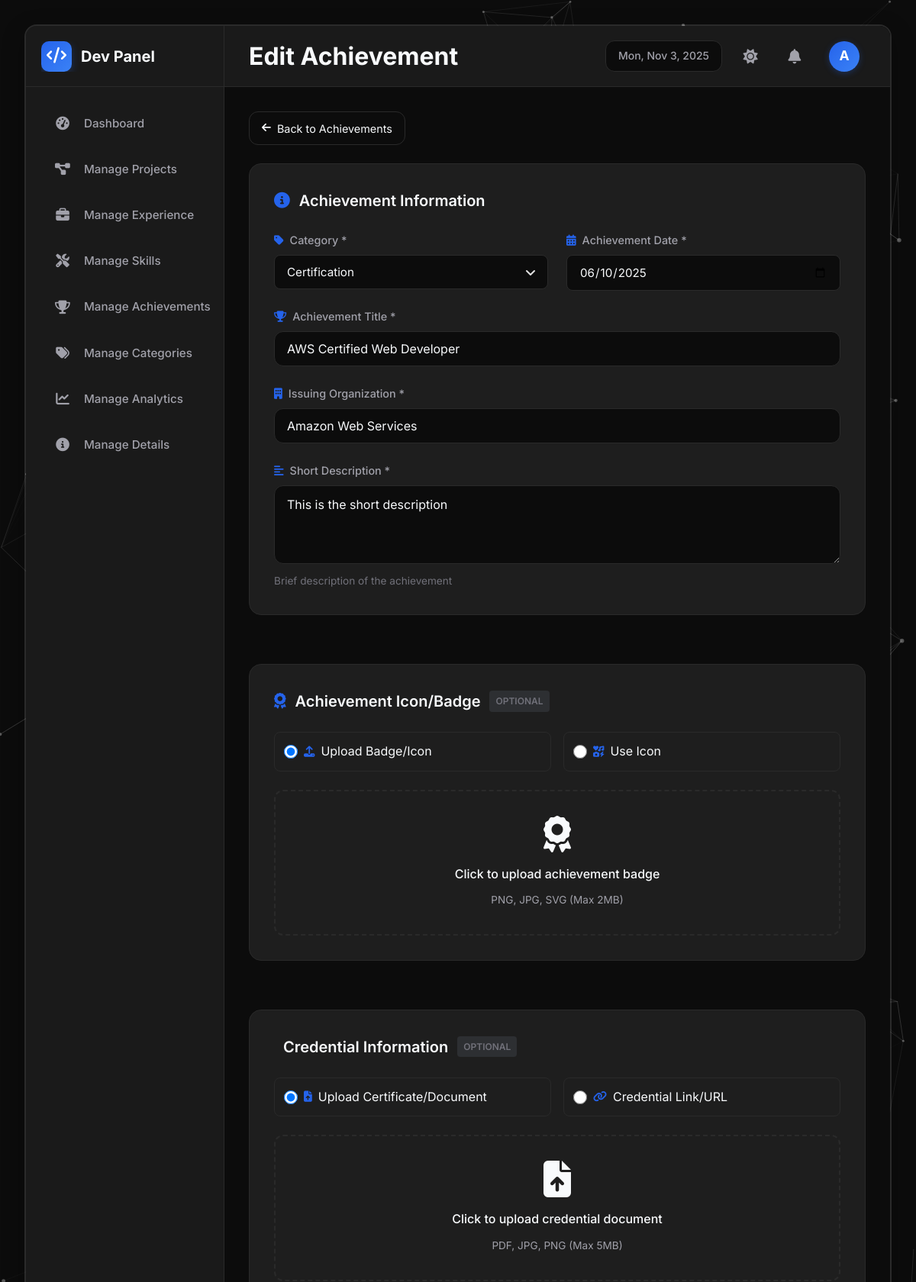
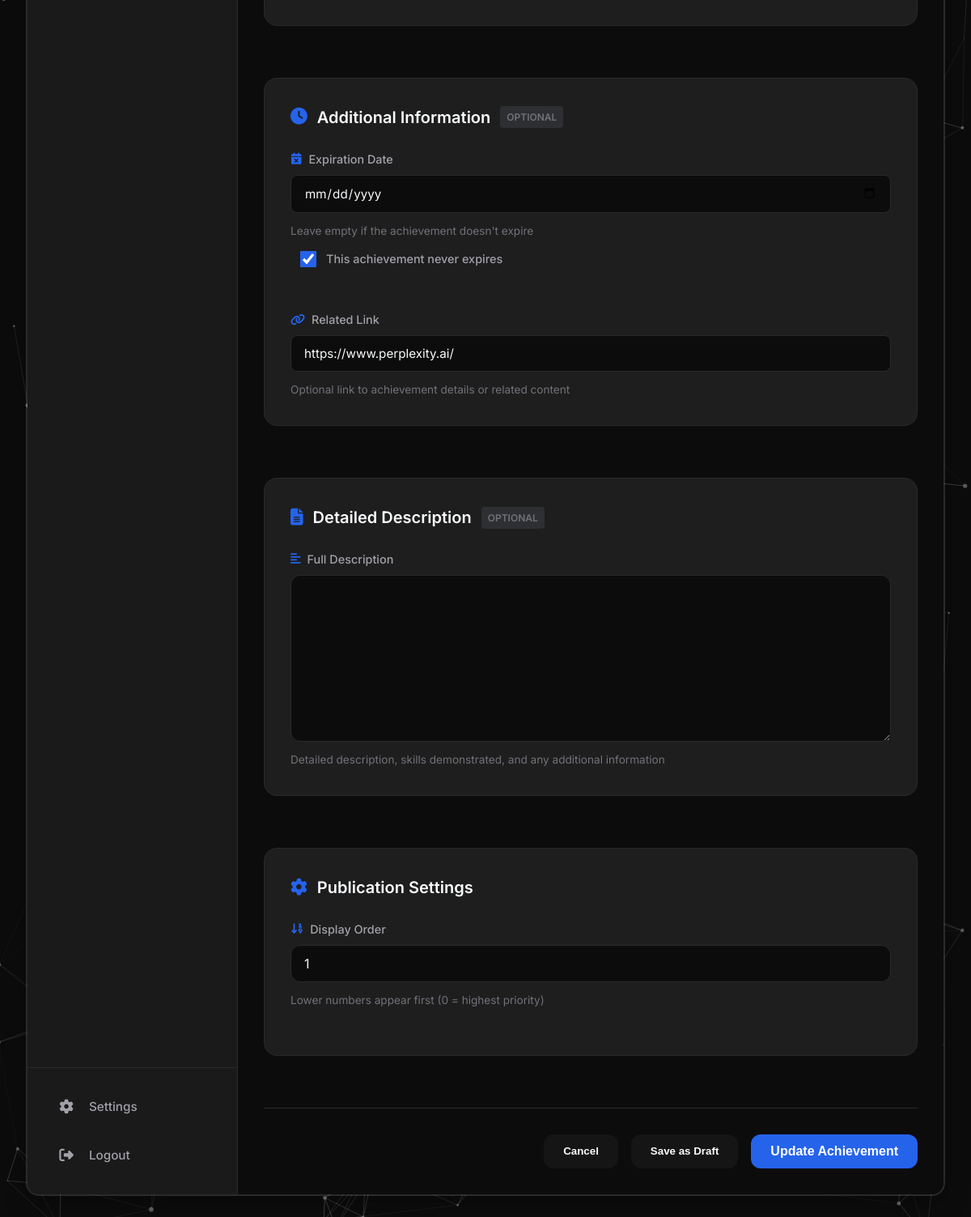
The app's page /achievements/1/edit/ with its own data (2 pictures, top to bottom).
### portfolio/models.py (models this page shows, shortened)
class Achievement(models.Model):
    CATEGORY_CHOICES = [
        ("certification", "Certification"),
        ("award", "Award"),
        ("competition", "Competition"),
        ("recognition", "Recognition"),
        ("publication", "Publication"),
        ("patent", "Patent"),
    ]
    ICON_TYPE_CHOICES = [
        ("upload", "Upload Image"),
        ("fontawesome", "Font Awesome Icon"),
    ]
    CREDENTIAL_TYPE_CHOICES = [
        ("file", "Upload File"),
        ("link", "URL Link"),
    ]
    title = models.CharField(max_length=255, help_text="Achievement title")
    slug = models.SlugField(max_length=255, unique=True, blank=True)
    category = models.CharField(
        max_length=50, choices=CATEGORY_CHOICES, help_text="Achievement category"
    )
    issuing_organization = models.CharField(
        max_length=255, help_text="Organization that issued the achievement"
    )
    achievement_date = models.DateField(help_text="Date achievement was received")
    expiration_date = models.DateField(
        null=True, blank=True, help_text="Expiration date if applicable"
    )
    no_expiration = models.BooleanField(
        default=True, help_text="Check if achievement doesn't expire"
    )
    short_description = models.TextField(help_text="Brief description")
    full_description = models.TextField(
        blank=True, null=True, help_text="Detailed description (supports HTML)"
    )
    icon_type = models.CharField(
        max_length=20,
        choices=ICON_TYPE_CHOICES,
        default="upload",
        help_text="Icon type",
    )
    icon_image = models.ImageField(
        upload_to="achievements/icons/",
        null=True,
        blank=True,
        help_text="Upload icon/badge image",
    )
    icon_class = models.CharField(
        max_length=100,
        blank=True,
        null=True,
        help_text="Font Awesome icon class (e.g., fas fa-trophy)",
    )
    credential_type = models.CharField(
        max_length=20,
        choices=CREDENTIAL_TYPE_CHOICES,
        default="file",
        help_text="Credential type",
    )
    credential_file = models.FileField(
        upload_to="achievements/credentials/",
        null=True,
        blank=True,
        help_text="Upload credential document",
    )
    credential_url = models.URLField(
        max_length=500, blank=True, null=True, help_text="Credential verification URL"
    )
    credential_id = models.CharField(
        max_length=255, blank=True, null=True, help_text="Credential ID"
    )
    related_link = models.URLField(
        max_length=500, blank=True, null=True, help_text="Related link"
    )
    is_active = models.BooleanField(default=True, help_text="Show on website")
    is_draft = models.BooleanField(default=False, help_text="Draft status")
    order = models.IntegerField(default=0, help_text="Display order")
    created_at = models.DateTimeField(auto_now_add=True)
    updated_at = models.DateTimeField(auto_now=True)
    class Meta:
        ordering = ["-achievement_date", "title"]
        verbose_name = "Achievement"
        verbose_name_plural = "Achievements"

### portfolio/views.py (the view)
# urls.py: path("achievements/<int:achievement_id>/edit/", views.edit_achievement, name="edit_achievement"),
def edit_achievement(request, achievement_id):
    achievement = get_object_or_404(Achievement, id=achievement_id)
    if request.method == "POST":
        form = AchievementForm(request.POST, request.FILES, instance=achievement)
        if form.is_valid():
            achievement = form.save()
            messages.success(request, f'Achievement "{achievement.title}" updated successfully!')
            return redirect("manage_achievements")
        else:
            messages.error(request, "Please correct the errors below.")
    else:
        form = AchievementForm(instance=achievement)
    context = {
        "form": form,
        "achievement": achievement,
        "is_edit": True,
    }
    return render(request, "create_achievement.html", context)

### portfolio/context_processors.py (called while the page is built)
def notifications_context(request):
    recent_notifications = Notification.objects.filter(is_active=True).order_by('-created_at')[:3]
    unread_count = Notification.objects.filter(is_active=True, is_read=False).count()
    return {
        'recent_notifications': recent_notifications,
        'unread_count': unread_count,
    }

### templates/create_achievement.html (shortened to what this page needs)
{% extends 'base.html' %}
{% load static %}
{% block extra_css %}
<link rel="stylesheet" href="{% static 'css/create-common.css' %}">
<link rel="stylesheet" href="{% static 'css/create-achievement.css' %}?v=1">
{% endblock %}
{% block nav_achievements %}active{% endblock %}
{% block navbar_left %}
<h1 class="page-title">{% if form.instance.pk %}Edit{% else %}Create New{% endif %} Achievement</h1>
{% endblock %}
{% block content %}
<div class="back-navigation">
    <a href="{% url 'manage_achievements' %}" class="btn-back">
        <i class="fas fa-arrow-left"></i> Back to Achievements
    </a>
</div>
<form class="create-form" id="create-achievement-form" method="post" enctype="multipart/form-data">
    <section class="section-card fade-in">
        <div class="section-header">
            <h2><i class="fas fa-info-circle"></i> Achievement Information</h2>
        </div>
        <div class="form-grid">
            <div class="form-group">
                <label class="form-label">
                    <i class="fas fa-tag"></i> Category *
                </label>
                {{ form.category }}
            </div>
            <div class="form-group">
                <label class="form-label">
                    <i class="fas fa-calendar-alt"></i> Achievement Date *
                </label>
                {{ form.achievement_date }}
            </div>
        </div>
        <div class="form-group">
            <label class="form-label">
                <i class="fas fa-trophy"></i> Achievement Title *
            </label>
            {{ form.title }}
        </div>
        <div class="form-group">
            <label class="form-label">
                <i class="fas fa-building"></i> Issuing Organization *
            </label>
            {{ form.issuing_organization }}
        </div>
        <div class="form-group">
            <label class="form-label">
                <i class="fas fa-align-left"></i> Short Description *
            </label>
            {{ form.short_description }}
            <small class="form-hint">Brief description of the achievement</small>
        </div>
    </section>
    <section class="section-card fade-in">
        <div class="section-header">
            <h2><i class="fas fa-award"></i> Achievement Icon/Badge <span class="optional-badge">Optional</span></h2>
        </div>
        <div class="icon-selector">
            <div class="icon-method">
                <label class="radio-label">
                    <input type="radio" name="icon_method" value="upload" checked>
                    <span><i class="fas fa-upload"></i> Upload Badge/Icon</span>
                </label>
                <label class="radio-label">
                    <input type="radio" name="icon_method" value="fontawesome">
                    <span><i class="fas fa-icons"></i> Use Icon</span>
                </label>
            </div>
            <div class="icon-upload-section" id="icon-upload-section">
                <div class="file-upload-area" id="icon-upload">
                    <i class="fas fa-award"></i>
                    <p>Click to upload achievement badge</p>
                    <span class="file-info">PNG, JPG, SVG (Max 2MB)</span>
                </div>
            </div>
        </div>
    </section>
    <section class="section-card fade-in">
        <div class="section-header">
            <h2> Credential Information <span class="optional-badge">Optional</span></h2>
        </div>
        <div class="credential-method">
            <label class="radio-label">
                <input type="radio" name="credential_method" value="file" checked>
                <span><i class="fas fa-file-upload"></i> Upload Certificate/Document</span>
            </label>
            <label class="radio-label">
                <input type="radio" name="credential_method" value="link">
                <span><i class="fas fa-link"></i> Credential Link/URL</span>
            </label>
        </div>
        <div class="credential-file-section" id="credential-file-section">
            <div class="file-upload-area" id="credential-upload">
                <i class="fas fa-file-upload"></i>
                <p>Click to upload credential document</p>
                <span class="file-info">PDF, JPG, PNG (Max 5MB)</span>
            </div>
        </div>
    </section>
    <section class="section-card fade-in">
        <div class="section-header">
            <h2><i class="fas fa-clock"></i> Additional Information <span class="optional-badge">Optional</span></h2>
        </div>
        <div class="form-grid">
            <div class="form-group">
                <label class="form-label">
                    <i class="fas fa-calendar-times"></i> Expiration Date
                </label>
                {{ form.expiration_date }}
                <small class="form-hint">Leave empty if the achievement doesn't expire</small>
            </div>
        </div>
        <div class="form-group">
            <div class="checkbox-group">
                <label class="checkbox-label">
                    {{ form.no_expiration }}
                    <span>This achievement never expires</span>
                </label>
            </div>
        </div>
        <div class="form-group">
            <label class="form-label">
                <i class="fas fa-link"></i> Related Link
            </label>
            {{ form.related_link }}
            <small class="form-hint">Optional link to achievement details or related content</small>
        </div>
    </section>
    <section class="section-card fade-in">
        <div class="section-header">
            <h2><i class="fas fa-file-alt"></i> Detailed Description <span class="optional-badge">Optional</span></h2>
        </div>
        <div class="form-group">
            <label class="form-label">
                <i class="fas fa-align-left"></i> Full Description
            </label>
            {{ form.full_description }}
            <small class="form-hint">Detailed description, skills demonstrated, and any additional information</small>
        </div>
    </section>
    <section class="section-card fade-in">
        <div class="section-header">
            <h2><i class="fas fa-cog"></i> Publication Settings</h2>
        </div>
        <div class="form-group">
            <label class="form-label">
                <i class="fas fa-sort-numeric-down"></i> Display Order
            </label>
            {{ form.order }}
            <small class="form-hint">Lower numbers appear first (0 = highest priority)</small>
        </div>
    </section>
    <div class="form-actions">
        <button type="button" class="btn-secondary" onclick="window.history.back()">Cancel</button>
        <button type="submit" name="action" value="draft" class="btn-secondary">Save as Draft</button>
        <button type="submit" name="action" value="publish" class="btn-primary">{% if form.instance.pk %}Update{% else %}Publish{% endif %} Achievement</button>
    </div>
</form>
{% endblock %}

### static/css/base.css (style rules this page uses)
:root { --bg-main: #0c0c0c; --bg-sidebar: #1a1a1a; --bg-cards: #1e1e1e; --border-color: #2a2a2a; --text-primary: #f8fafc; --text-secondary: #a1a1aa; --text-muted: #71717a; --particle-color: #444; --shadow-color: rgba(0, 0, 0, 0.3); --hover-bg: rgba(100, 100, 100, 0.1); --accent-blue: #2563eb; --accent-blue-hover: #3b82f6; --success: #10b981; --danger: #ef4444; --shadow-lg: 0 10px 30px var(--shadow-color); --border-radius: 12px; --border-radius-lg: 16px; --transition: all 0.2s cubic-bezier(0.4, 0, 0.2, 1); }
*, *::before, *::after { margin: 0; padding: 0; box-sizing: border-box; }
body { font-family: 'Inter', -apple-system, BlinkMacSystemFont, sans-serif; background-color: var(--bg-main); color: var(--text-primary); line-height: 1.6; -webkit-font-smoothing: antialiased; -moz-osx-font-smoothing: grayscale; overflow-x: hidden; transition: background-color var(--transition), color var(--transition); }
a { text-decoration: none; color: inherit; }
button { background: none; border: none; cursor: pointer; }
.btn-primary { background: var(--accent-blue); color: white; padding: 12px 1.5rem; border-radius: var(--border-radius); font-weight: 600; transition: var(--transition); display: inline-flex; align-items: center; gap: 0.75rem; font-size: 1rem; text-decoration: none; cursor: pointer; }
.btn-secondary { background-color: var(--hover-bg); color: var(--text-primary); padding: 10px 1.5rem; border-radius: var(--border-radius); font-weight: 600; display: inline-flex; align-items: center; justify-content: center; gap: 0.75rem; transition: var(--transition); cursor: pointer; }
.section-card { background-color: var(--bg-cards); border: 1px solid var(--border-color); border-radius: var(--border-radius-lg); padding: 2rem; transition: var(--transition); }
.section-header { display: flex; justify-content: space-between; align-items: center; margin-bottom: 1.5rem; }
.section-header h2 { font-size: 1.5rem; font-weight: 700; }
.form-group { display: flex; flex-direction: column; gap: 0.75rem; margin-bottom: 1.5rem; }
.form-group:last-child { margin-bottom: 0; }
.form-group label { font-size: 0.9rem; font-weight: 500; color: var(--text-secondary); }
.form-group input[type="text"], .form-group input[type="email"], .form-group input[type="password"], .form-group input[type="number"], .form-group textarea, .form-group select { background-color: var(--bg-main); border: 1px solid var(--border-color); border-radius: var(--border-radius); padding: 12px 16px; color: var(--text-primary); font-size: 1rem; outline: none; transition: var(--transition); width: 100%; }
.form-group select { appearance: none; background-position: right 0.7rem center; background-repeat: no-repeat; background-size: 1.5em 1.5em; padding-right: 2.5rem; }
.form-group select option { background: var(--bg-cards); }
.form-group textarea { resize: vertical; min-height: 100px; }
.fade-in { animation: fadeIn 0.5s ease-out forwards; }

### static/css/style.css (style rules this page uses)
body { display: flex; justify-content: center; align-items: center; min-height: 100vh; padding: 2rem; background: var(--bg-main); transition: background-color var(--transition); }
.section-card { background: var(--bg-cards); border: 1px solid var(--border-color); border-radius: var(--border-radius-lg); padding: 2rem; margin-bottom: 2rem; transition: all var(--transition); box-shadow: var(--shadow-sm); }
.fade-in { opacity: 0; transform: translateY(20px); animation: fadeInUp 0.6s ease forwards; }

### records on screen
Achievement: category "Certification", achievement_date "06/10/2025", title "AWS Certified Web Developer", issuing_organization "Amazon Web Services", short_description "This is the short description", no_expiration "☑", related_link "https://www.perplexity.ai/", order "1"
